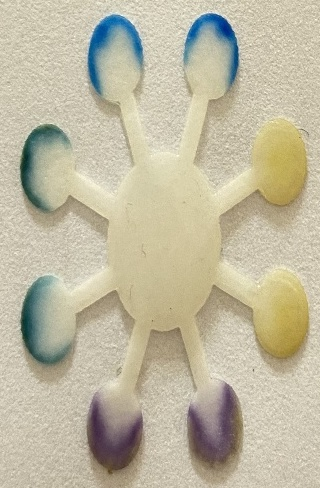
#> input picture getdehealth/references/base.JPG, 320 x 488 px
$ python -i gui_improved.py   (imports and definitions only)
#> lines starting #> are read from the running program, lines starting #| are printed output that depends on the picture
#> further down, picture is the input picture: shape (488, 320, 3); mean B, G, R 161.6, 185.3, 191.7
from tkinter import *
from tkinter import filedialog
from PIL import ImageTk,Image
from ultralytics import YOLO
import cv2
from cv2 import aruco
import numpy as np
import os
import uuid
import matplotlib.pyplot as plt
import matplotlib
from matplotlib.backends.backend_tkagg import FigureCanvasTkAgg
import subprocess

# [1 line not run here, left out]

# [77 lines left out: functions append_message, open_file, predict, save_results, save_plot, save_preprocessed_image and 1 more, not called in this run]


def template_matching(input_image):
    input_gray = cv2.cvtColor(input_image, cv2.COLOR_BGR2GRAY)
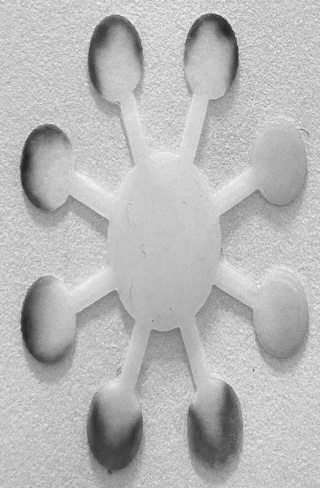
#> input_gray: shape (488, 320); min 30, max 251, mean 184.5
    reference_image = cv2.imread("references/base.JPG", cv2.IMREAD_GRAYSCALE)
#> reference_image: shape (488, 320); min 30, max 252, mean 184.5
    result = cv2.matchTemplate(input_gray, reference_image, cv2.TM_CCOEFF_NORMED)
#> result = [1]
    _, _, _, max_loc = cv2.minMaxLoc(result)
#> max_loc = (0, 0)
    h, w = reference_image.shape
#> h = 488; w = 320
    top_left = max_loc
#> top_left = (0, 0)
    bottom_right = (top_left[0]+w, top_left[1] + h)
#> bottom_right = (320, 488)
    cropped_region = input_image[top_left[1]:bottom_right[1], top_left[0]:bottom_right[0]]
    cropped_region = cv2.resize(cropped_region, (256, 256))
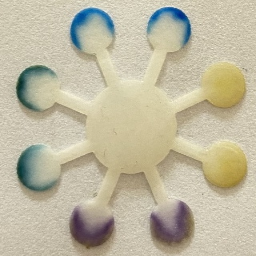
#> cropped_region: shape (256, 256, 3); mean B, G, R 161.4, 185.2, 191.6
    return cropped_region
# [46 lines left out: functions sort_corners, extract_roi, preprocess, not called in this run]


# [1 line that did not run here, left out]

# [2 lines not run here, left out]

# Create Logo Canvas -- TOP FRAME
logo_canvas_width = 100
logo_canvas_height = 75
# [1 line that did not run here, left out]
# [1 line not run here, left out]
# [1 line that did not run here, left out]
# [1 line that did not run here, left out]
# [2 lines not run here, left out]


# [1 line that did not run here, left out]
# [1 line that did not run here, left out]
# [1 line that did not run here, left out]
# [1 line that did not run here, left out]
# [1 line that did not run here, left out]

# [5 lines not run here, left out]

# Construct sample image frame
# [1 line that did not run here, left out]

sample_canvas_width = 256  # Adjust width as needed
sample_canvas_height = 256  # Adjust height as needed
# [1 line that did not run here, left out]
# [1 line not run here, left out]
# [1 line that did not run here, left out]
# [1 line that did not run here, left out]
# [1 line that did not run here, left out]
# [1 line not run here, left out]

# Construct preprocessed image frame

# [1 line that did not run here, left out]

preprocessed_canvas_width = 256  # Adjust width as needed
preprocessed_canvas_height = 256  # Adjust height as needed
# [1 line that did not run here, left out]
# [1 line not run here, left out]
# [1 line that did not run here, left out]
# [1 line that did not run here, left out]
# [1 line that did not run here, left out]
# [1 line not run here, left out]

# Construct Yolo prediction frame
# [1 line that did not run here, left out]

# [1 line that did not run here, left out]
# [1 line not run here, left out]
# [1 line that did not run here, left out]
# [1 line that did not run here, left out]
# [1 line that did not run here, left out]
# [1 line not run here, left out]

# Construct Bar plot frame

# Create your Matplotlib plot (replace with your code)
# [1 line that did not run here, left out]
fig = plt.figure(figsize=(1.7,1.7))
x = ["5<ph<7", "7<ph<8", "8<ph<10", "sc<10", "10<sc"]
y = ["0", "0", "0", "0", "0"]
# [7 lines not run here, left out]


# [1 line that did not run here, left out]
# [1 line not run here, left out]
#save_file_button = Button(right_frame, text="Save Result", command=save_images).pack(padx=2, pady = 2)
#sample_image_button = Button(bottom_frame, text="Load Sample Image", command=open_file).pack(padx=2, pady = 2)

# [1 line that did not run here, left out]
# [1 line not run here, left out]
# [1 line that did not run here, left out]
# [1 line not run here, left out]

# [1 line that did not run here, left out]
# [3 lines not run here, left out]

>>> import cv2
>>> picture = cv2.imread('references/base.JPG')
>>> result = template_matching(picture)
